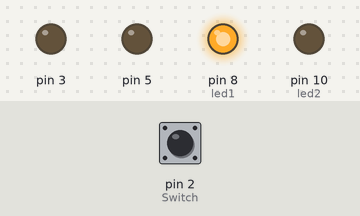
Simulated run of this sketch. Board: Arduino Uno, built with avr-gcc and run on an emulated ATmega328P. On the bench: output pins drawn as LEDs (lit = HIGH). The inputs (shaded band) are chosen by the test bench; at power-on: pin 2 (Switch) HIGH.

Above: at 0.1 s.
At 0.6 s:
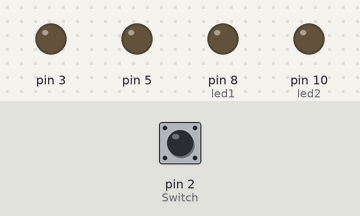
At 20.1 s:
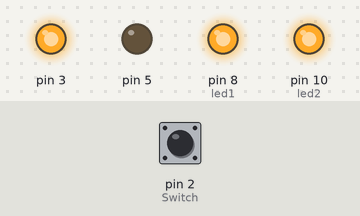
At 39.6 s:
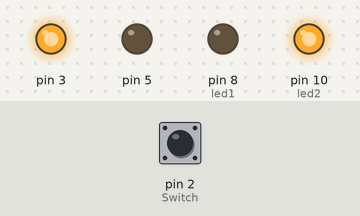
Timing chart, 0 to 40.0 s (numbered marks = the images above):
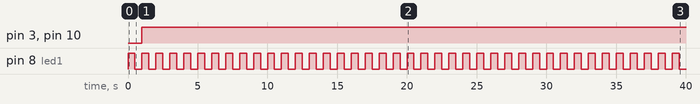

Measured:
- by itself, pin 3, pin 10 (led2): LOW → HIGH at 1.0 s
- by itself, pin 8 (led1): alternates HIGH for 0.50 s and LOW for 0.50 s

The sketch:

interrupt.ino
```cpp
int led1=8;
int led2=10;
int Switch=2;
int state=1;

void setup() {
pinMode(led1,OUTPUT);
pinMode(Switch,INPUT_PULLUP);
pinMode(led2,OUTPUT);
attachInterrupt(digitalPinToInterrupt(Switch),blink,CHANGE);
pinMode(3,OUTPUT);
pinMode(5,OUTPUT);
}

void loop() {
  digitalWrite(led1,HIGH);
  delay (500);
  digitalWrite(led1,LOW);
  delay (500);
  digitalWrite(led2,state);
  if(state){
    digitalWrite(3,HIGH);
    digitalWrite(5,LOW);
  }
  else{
    digitalWrite(3,LOW);
    digitalWrite(5,LOW);

  }
}
void blink(){
  state=!state;
}
```
